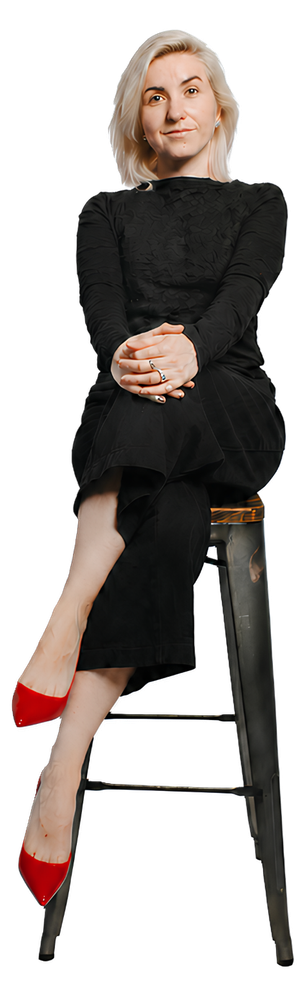
#> input picture assets/alina-portrait-final-CG-Hxy5F.png, 307 x 1000 px, shrunk from 595 x 1938 before the run, found by its file name
$ python clean_hero_portrait.py
#> lines starting #> are read from the running program, lines starting #| are printed output that depends on the picture; after the words box and inside, x2 and y2 are one past the last pixel; in counts of white or black regions, pixels touching at a corner belong together
from pathlib import Path
from PIL import Image, ImageFilter
import numpy as np

SRC = Path('assets/alina-portrait-final-CG-Hxy5F.png')
OUT = Path('approved/assets/alina-portrait-clean.png')
OUT.parent.mkdir(parents=True, exist_ok=True)

im = Image.open(SRC).convert('RGBA')
#> im is the input picture: PIL image 307x1000 RGBA; mean R, G, B, A 39, 33.2, 30.2, 113.9
a = np.asarray(im, dtype=np.float32)
rgb = a[:, :, :3]
alpha = a[:, :, 3] / 255.0

# Decontaminate semi-transparent edge RGB from the former light background.
# Estimate local intrinsic colour from blurred premultiplied colour / blurred alpha,
# while preserving the original alpha and all opaque interior pixels.
radius = 1.35
alpha_img = Image.fromarray(np.clip(alpha * 255, 0, 255).astype(np.uint8), 'L')
alpha_blur = np.asarray(alpha_img.filter(ImageFilter.GaussianBlur(radius)), dtype=np.float32) / 255.0
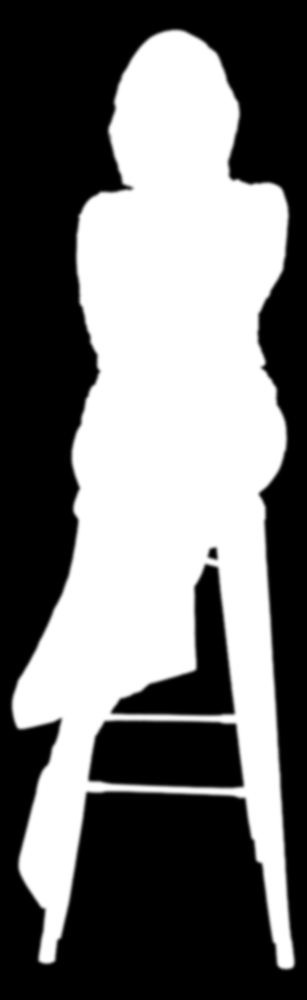
#> alpha_blur: shape (1000, 307) float32; min 0, max 1, mean 0.447

estimate = np.zeros_like(rgb)
for c in range(3):
    premult = rgb[:, :, c] * alpha
    pm_img = Image.fromarray(np.clip(premult, 0, 255).astype(np.uint8), 'L')
    pm_blur = np.asarray(pm_img.filter(ImageFilter.GaussianBlur(radius)), dtype=np.float32)
    estimate[:, :, c] = pm_blur / np.maximum(alpha_blur, 0.015)
#> this loop made 3 passes
#> pass 1, `pm_blur = np.asarray(pm_img.filter(ImageFilter.GaussianBlur(radius)), ..`:
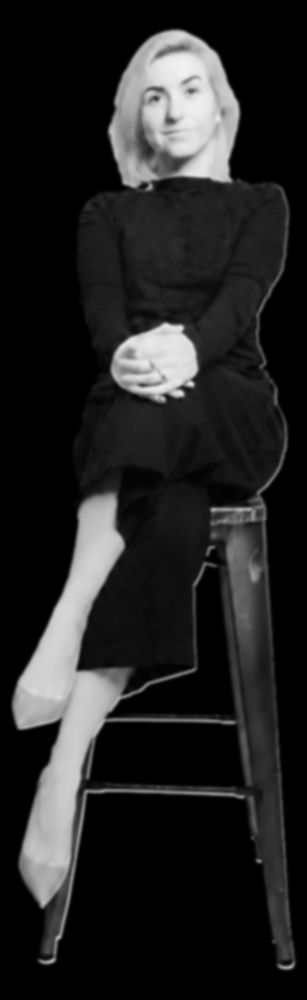
#> pm_blur: shape (1000, 307) float32; min 0, max 240, mean 35.5
#> after the loop:
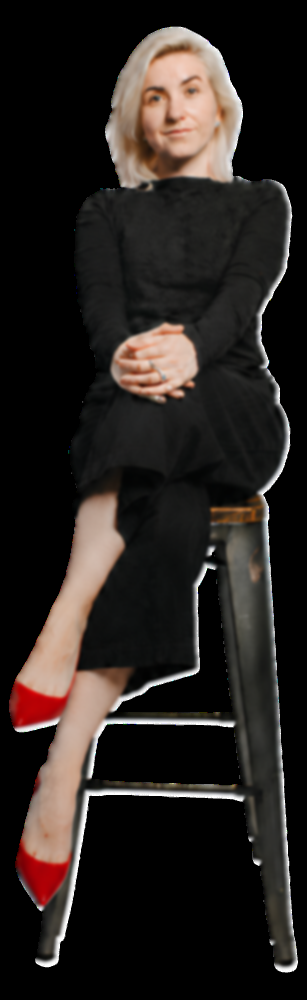
#> estimate: shape (1000, 307, 3) float32; mean R, G, B 40.9, 34.9, 31.8
#> after the loop:
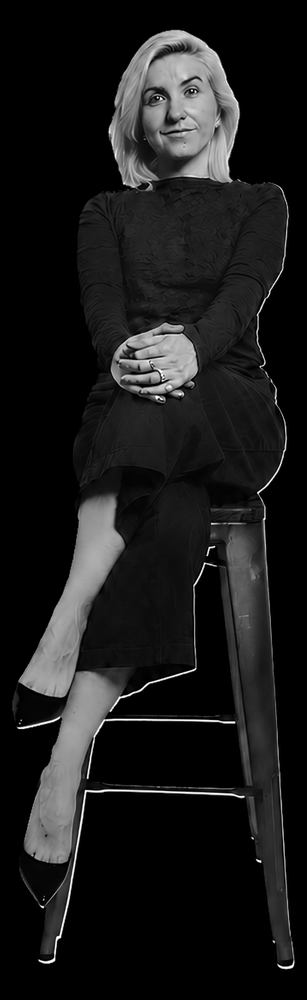
#> premult: shape (1000, 307) float32; min 0, max 255, mean 26.7

edge = (alpha > 0.002) & (alpha < 0.985)
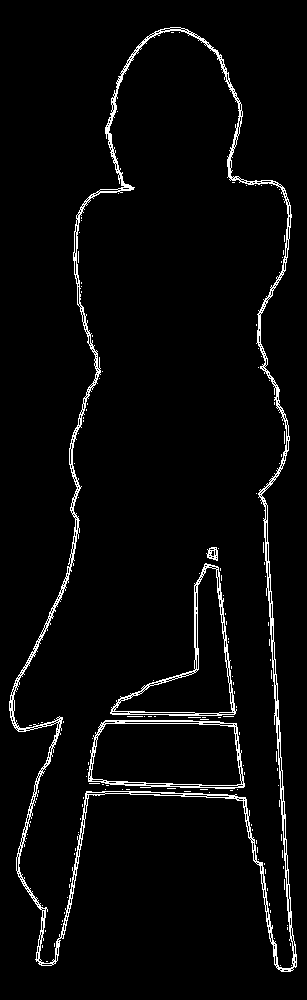
#> edge: shape (1000, 307) bool; 3.8% white in thin lines or dots, all inside (x1, y1, x2, y2) = (9, 27, 297, 972)
# Extra focus on bright/neutral fringe pixels where halo is visually strongest.
spread = rgb.max(axis=2) - rgb.min(axis=2)
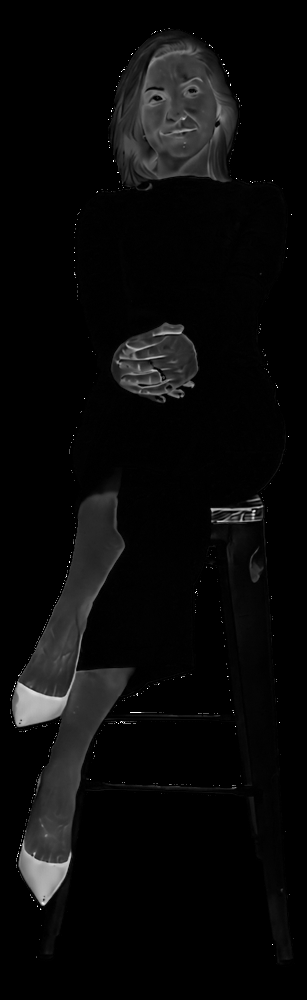
#> spread: shape (1000, 307) float32; min 0, max 255, mean 9.6
bright_neutral = edge & (rgb.mean(axis=2) > 150) & (spread < 70)
#> bright_neutral: shape (1000, 307) bool; 1.8% white in thin lines or dots, all inside (x1, y1, x2, y2) = (10, 27, 297, 972)
soft_edge = edge & (alpha < 0.80)
replace = bright_neutral | soft_edge
rgb[replace] = np.clip(estimate[replace], 0, 255)
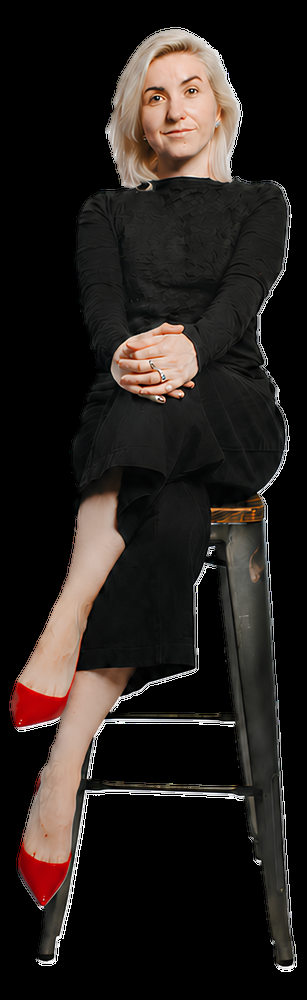
#> rgb: shape (1000, 307, 3) float32; mean R, G, B 38.5, 32.6, 29.5

# Remove only nearly invisible outer contamination; do not erode hair or silhouette.
alpha2 = alpha.copy()
alpha2[alpha2 < 0.010] = 0.0
#> alpha2: shape (1000, 307) float32; min 0, max 1, mean 0.447
alpha2 = np.clip((alpha2 - 0.004) / 0.996, 0.0, 1.0)

out = np.dstack([np.clip(rgb, 0, 255), alpha2[:, :, None] * 255]).astype(np.uint8)
Image.fromarray(out, 'RGBA').save(OUT, 'PNG', optimize=True)
print('Saved', OUT, Image.open(OUT).size)
